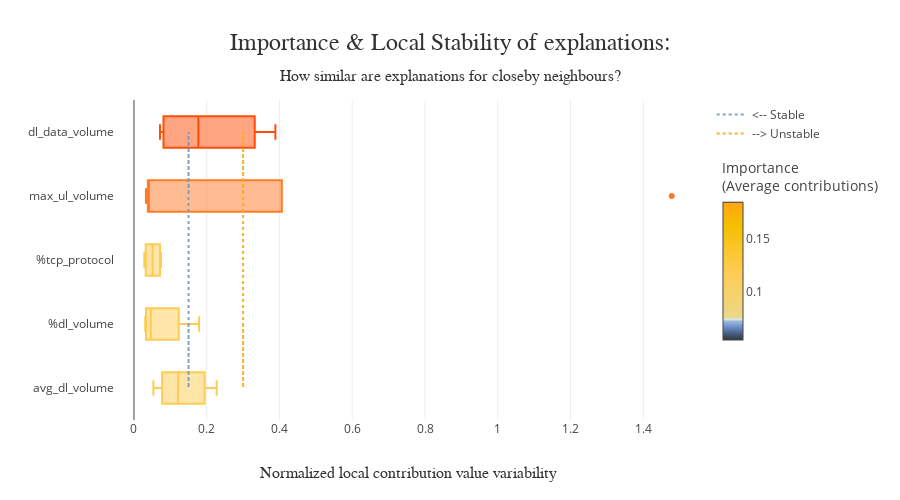

Write notebook code for a chart like this one.
### Code cell
index = [1, 2, 3, 8, 9]

# Using distribution = "boxplot" or "violin" displays distributions of variability instead of means
xpl.plot.stability_plot(selection=index, max_features=5, distribution="boxplot")

### Figure 1 — Plotly figure (JSON) as saved in the notebook; plotly's stock layout.template omitted (floating-point values rounded to 4 significant figures)
{"data": [{"marker": {"color": "rgb(255, 204, 83)"}, "name": "avg_dl_volume", "showlegend": false, "type": "box", "x": [0.05336, 0.2274, 0.1211, 0.1833, 0.08538]}, {"marker": {"color": "rgb(255, 204, 83)"}, "name": "%dl_volume", "showlegend": false, "type": "box", "x": [0.04629, 0.1044, 0.0338, 0.1789, 0.03083]}, {"marker": {"color": "rgb(255, 204, 83)"}, "name": "%tcp_protocol", "showlegend": false, "type": "box", "x": [0.03358, 0.07052, 0.02836, 0.07431, 0.05105]}, {"marker": {"color": "rgb(255, 123, 38)"}, "name": "max_ul_volume", "showlegend": false, "type": "box", "x": [0.04919, 1.478, 0.03287, 0.04104, 0.03998]}, {"marker": {"color": "rgb(255, 77, 7)"}, "name": "dl_data_volume", "showlegend": false, "type": "box", "x": [0.3886, 0.177, 0.07149, 0.313, 0.08432]}, {"hoverinfo": "none", "marker": {"color": [0.05448, 0.1845], "colorbar": {"len": 300, "lenmode": "pixels", "thickness": 20, "title": {"text": "Importance<br />(Average contributions)"}, "y": 1, "yanchor": "top", "ypad": 60}, "colorscale": [[0, "rgb(52, 55, 54)"], [0.05199, "rgb(74, 99, 138)"], [0.104, "rgb(116, 153, 214)"], [0.1366, "rgb(162, 188, 213)"], [0.15, "rgb(212, 234, 242)"], [0.1633, "rgb(235, 216, 134)"], [0.4952, "rgb(255, 204, 83)"], [0.8271, "rgb(244, 192, 0)"], [0.9945, "rgb(255, 166, 17)"], [0.9972, "rgb(255, 123, 38)"], [1, "rgb(255, 77, 7)"]], "showscale": true, "size": 1}, "mode": "markers", "showlegend": false, "type": "scatter", "x": [null], "y": [null]}, {"hoverinfo": "none", "line": {"color": "rgba(117, 152, 189, 0.9)", "dash": "dot"}, "mode": "lines", "name": "<-- Stable", "type": "scatter", "x": [0.15, 0.15, 0.15, 0.15, 0.15], "y": ["%dl_volume", "%tcp_protocol", "avg_dl_volume", "dl_data_volume", "max_ul_volume"]}, {"hoverinfo": "none", "line": {"color": "rgba(255, 166, 17, 0.9)", "dash": "dot"}, "mode": "lines", "name": "--> Unstable", "type": "scatter", "x": [0.3, 0.3, 0.3, 0.3, 0.3], "y": ["%dl_volume", "%tcp_protocol", "avg_dl_volume", "dl_data_volume", "max_ul_volume"]}], "layout": {"coloraxis": {"showscale": false}, "height": 500, "hovermode": "closest", "title": {"font": {"color": "rgb(50, 50, 50)", "family": "Arial", "size": 24}, "pad": {"b": 50}, "text": "Importance & Local Stability of explanations:<span style='font-size: 16px;'><br />How similar are explanations for closeby neighbours?</span>", "x": 0.5, "xanchor": "center", "yanchor": "bottom"}, "xaxis": {"automargin": true, "title": {"font": {"color": "rgb(50, 50, 50)", "family": "Arial Black", "size": 16}, "text": "Normalized local contribution value variability"}}, "yaxis": {"automargin": true, "title": {"font": {"color": "rgb(50, 50, 50)", "family": "Arial Black", "size": 16}, "text": ""}}}}
